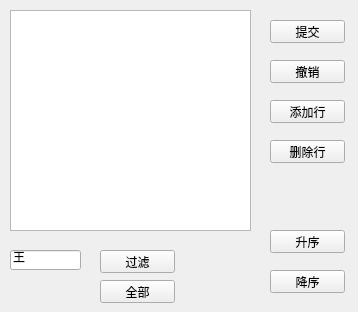
<?xml version="1.0" encoding="UTF-8"?>
<ui version="4.0">
 <class>Widget</class>
 <widget class="QWidget" name="Widget">
  <property name="geometry">
   <rect>
    <x>0</x>
    <y>0</y>
    <width>358</width>
    <height>312</height>
   </rect>
  </property>
  <property name="windowTitle">
   <string>Widget</string>
  </property>
  <widget class="QTableView" name="tableView">
   <property name="geometry">
    <rect>
     <x>10</x>
     <y>10</y>
     <width>241</width>
     <height>221</height>
    </rect>
   </property>
  </widget>
  <widget class="QPushButton" name="pushButton">
   <property name="geometry">
    <rect>
     <x>270</x>
     <y>20</y>
     <width>75</width>
     <height>23</height>
    </rect>
   </property>
   <property name="text">
    <string>提交</string>
   </property>
  </widget>
  <widget class="QPushButton" name="pushButton_2">
   <property name="geometry">
    <rect>
     <x>270</x>
     <y>60</y>
     <width>75</width>
     <height>23</height>
    </rect>
   </property>
   <property name="text">
    <string>撤销</string>
   </property>
  </widget>
  <widget class="QPushButton" name="pushButton_3">
   <property name="geometry">
    <rect>
     <x>270</x>
     <y>100</y>
     <width>75</width>
     <height>23</height>
    </rect>
   </property>
   <property name="text">
    <string>添加行</string>
   </property>
  </widget>
  <widget class="QPushButton" name="pushButton_4">
   <property name="geometry">
    <rect>
     <x>270</x>
     <y>140</y>
     <width>75</width>
     <height>23</height>
    </rect>
   </property>
   <property name="text">
    <string>删除行</string>
   </property>
  </widget>
  <widget class="QPushButton" name="pushButton_5">
   <property name="geometry">
    <rect>
     <x>270</x>
     <y>230</y>
     <width>75</width>
     <height>23</height>
    </rect>
   </property>
   <property name="text">
    <string>升序</string>
   </property>
  </widget>
  <widget class="QPushButton" name="pushButton_6">
   <property name="geometry">
    <rect>
     <x>270</x>
     <y>270</y>
     <width>75</width>
     <height>23</height>
    </rect>
   </property>
   <property name="text">
    <string>降序</string>
   </property>
  </widget>
  <widget class="QLineEdit" name="lineEdit">
   <property name="geometry">
    <rect>
     <x>10</x>
     <y>250</y>
     <width>71</width>
     <height>20</height>
    </rect>
   </property>
   <property name="text">
    <string>王</string>
   </property>
  </widget>
  <widget class="QPushButton" name="pushButton_7">
   <property name="geometry">
    <rect>
     <x>100</x>
     <y>250</y>
     <width>75</width>
     <height>23</height>
    </rect>
   </property>
   <property name="text">
    <string>过滤</string>
   </property>
  </widget>
  <widget class="QPushButton" name="pushButton_8">
   <property name="geometry">
    <rect>
     <x>100</x>
     <y>280</y>
     <width>75</width>
     <height>23</height>
    </rect>
   </property>
   <property name="text">
    <string>全部</string>
   </property>
  </widget>
 </widget>
 <layoutdefault spacing="6" margin="11"/>
 <resources/>
 <connections/>
</ui>
